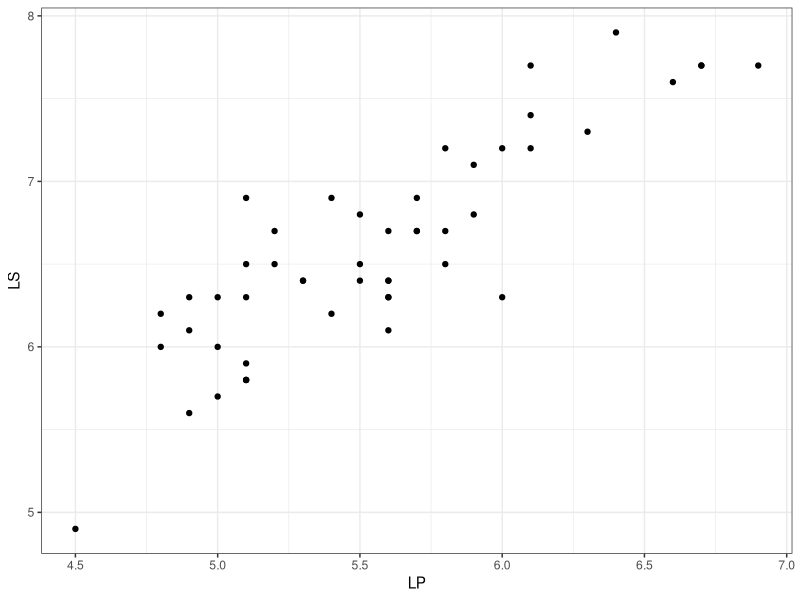
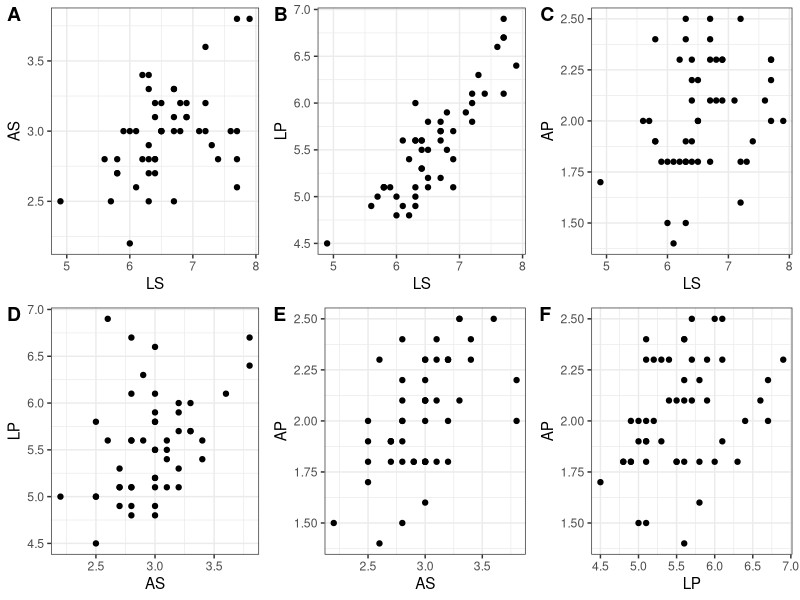
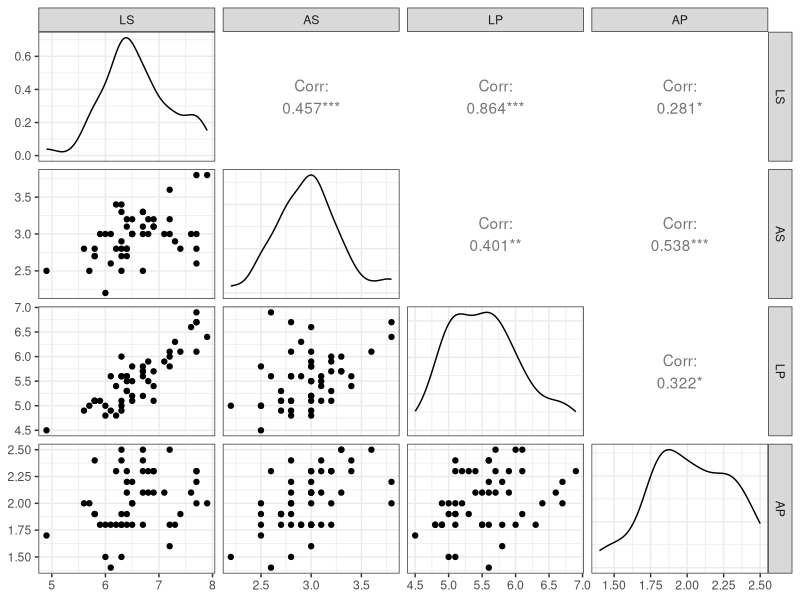
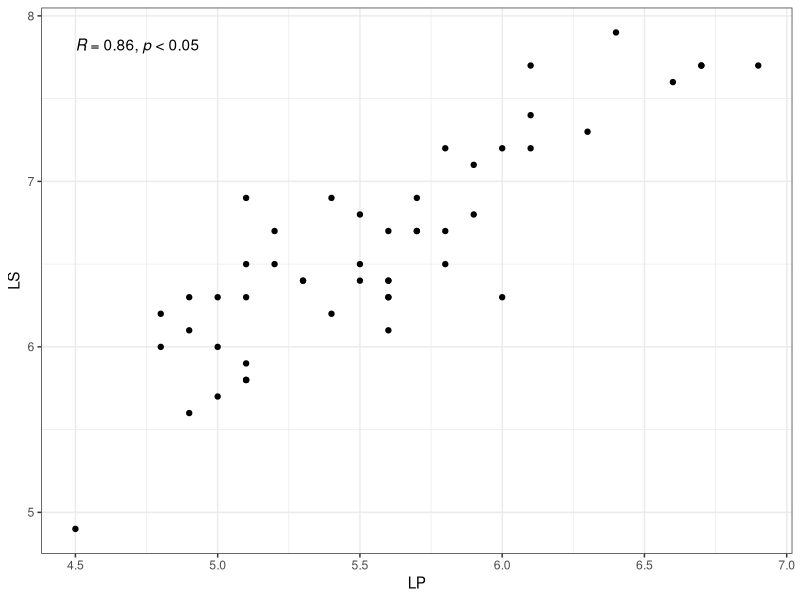
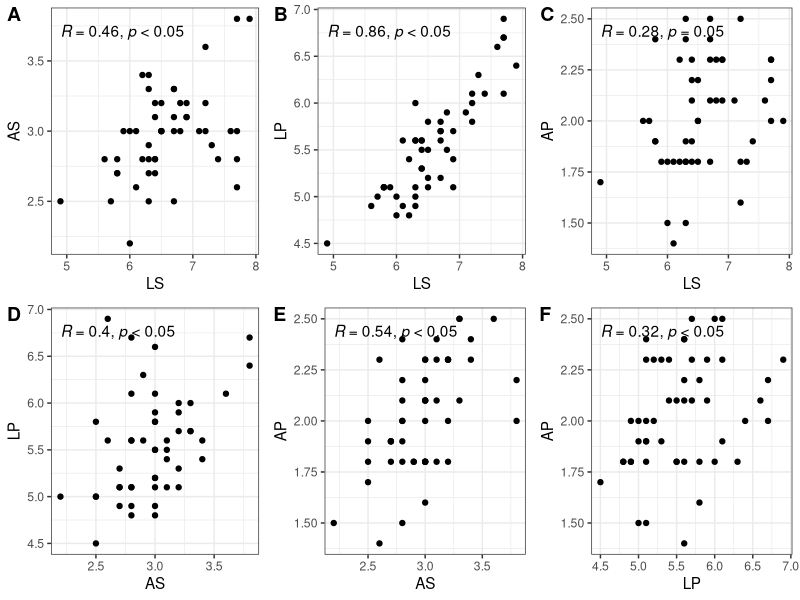
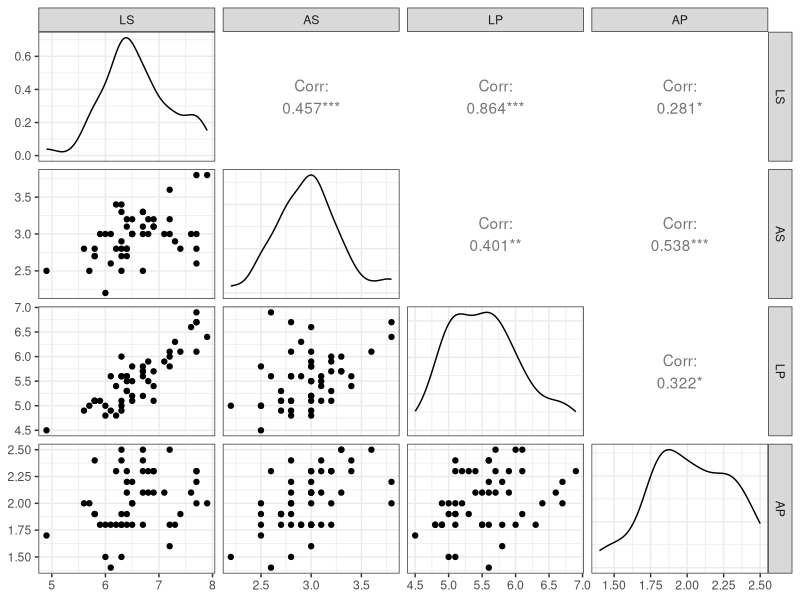
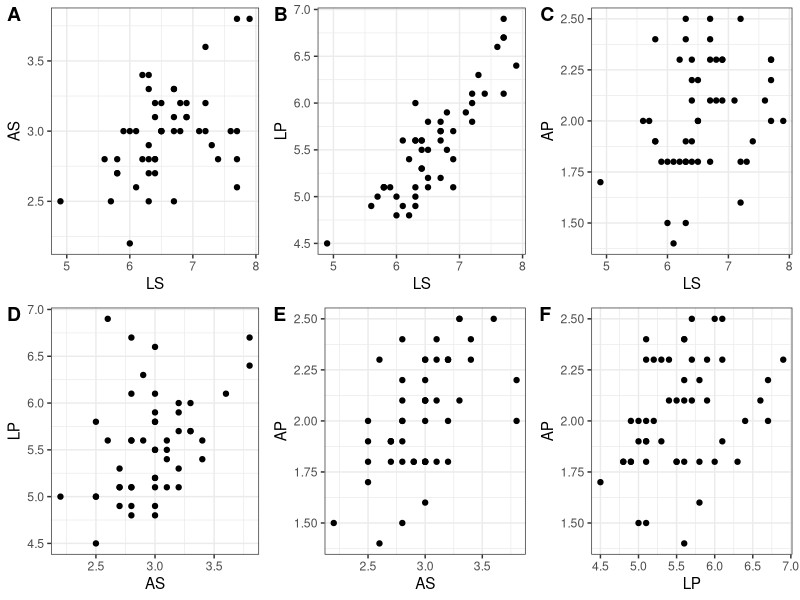
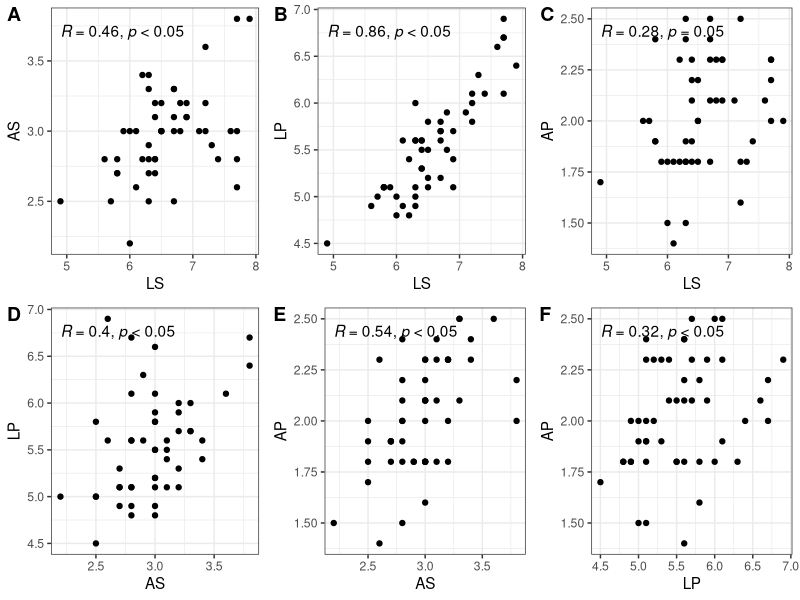

Recreate these plots in R, in order.
## Raúl Octavio Martínez Rincón

### Correlaciones ###
# 1. Datos ejemplo
# 2. Edición de datos
# 3. Figuras exploratorias 
# 4. Métodos
# 5. Correlaciones 2 variables
# 6. Correlaciones más de 2 variables
# 7. Figura para correlacion entre dos variables
# 8. Figura para matriz de correlaciones

#### Librerías (paquetes) ####
library(rstatix) # Pruebas estadistícas básicas coherente con tidyverse
library(ggpubr) # Funciones para figuras "listas para publicación"
library(GGally) # Extensión de ggplot2

theme_set(theme_bw()) # thema blanco y negro

#### Directorio de trabajo ####
# Es importante definir para importar/exportar datos/figuras
setwd("C:/Raul/Tutoriales en R/Correlaciones/")

#### datos ####
?iris

# Seleccionamos una especie
virginica <- iris %>% 
  filter(Species == "virginica")

# Quitamos la columna species
virginica <- tibble(virginica[, -5])

# Renombramos
names(virginica) <- c("LS", "AS", "LP", "AP")
virginica

#### Figuras exploratorias ####
## Una variable
ggplot(virginica, aes(LP, LS)) + 
  geom_point()

## Todas las combinaciones posibles
g1 <- ggplot(virginica, aes(LS, AS)) + 
  geom_point()
g2 <- ggplot(virginica, aes(LS, LP)) + 
  geom_point()
g3 <- ggplot(virginica, aes(LS, AP)) + 
  geom_point()
g4 <- ggplot(virginica, aes(AS, LP)) + 
  geom_point()
g5 <- ggplot(virginica, aes(AS, AP)) + 
  geom_point()
g6 <- ggplot(virginica, aes(LP, AP)) + 
  geom_point()

ggarrange(g1, g2, g3, g4, g5, g6, labels = "AUTO")
ggsave("Fig 1. Figura de dispersión todas las variables.png", width = 9, height = 7)

# Combinaciones pareadas más prueba de correlación de Pearson
ggpairs(virginica)

#### Métodos ####
# 1. Pearson - paramétrica
# 2. Spearman - no paramétrica

## Normalidad
virginica %>% 
  shapiro_test(LS, AS, LP, AP)

#### Correlacion de pearson ####
virginica[, 1:2] %>% # Las primeras dos columnas
  cor_test(method = "pearson")

# Spearman
virginica[, 1:2] %>% # Las primeras dos columnas
  cor_test(method = "spearman")

virginica %>% 
  cor_test(method = "pearson")

virginica %>% 
  cor_test(method = "pearson") %>% 
  write.csv("Tabla de correlaciones (virginica).csv")

#### Figuras finales ####
ggplot(virginica, aes(LP, LS)) + 
  geom_point() + 
  stat_cor(p.accuracy = 0.05)

gCor1 <- ggplot(virginica, aes(LS, AS)) + 
  geom_point() + 
  stat_cor(p.accuracy = 0.05)
gCor2 <- ggplot(virginica, aes(LS, LP)) + 
  geom_point() + 
  stat_cor(p.accuracy = 0.05)
gCor3 <- ggplot(virginica, aes(LS, AP)) + 
  geom_point() + 
  stat_cor(p.accuracy = 0.05)
gCor4 <- ggplot(virginica, aes(AS, LP)) + 
  geom_point() + 
  stat_cor(p.accuracy = 0.05)
gCor5 <- ggplot(virginica, aes(AS, AP)) + 
  geom_point() + 
  stat_cor(p.accuracy = 0.05)
gCor6 <- ggplot(virginica, aes(LP, AP)) + 
  geom_point() + 
  stat_cor(p.accuracy = 0.05)

ggarrange(gCor1, gCor2, gCor3, gCor4, gCor5, gCor6, labels = "AUTO")
ggsave("Fig 2. Figura correlaciones todas las variables.png", width = 9, height = 7)

ggpairs(virginica)
ggsave("Fig 3. Variables pareadas con correlació Pearson.png", width = 9, height = 7)
